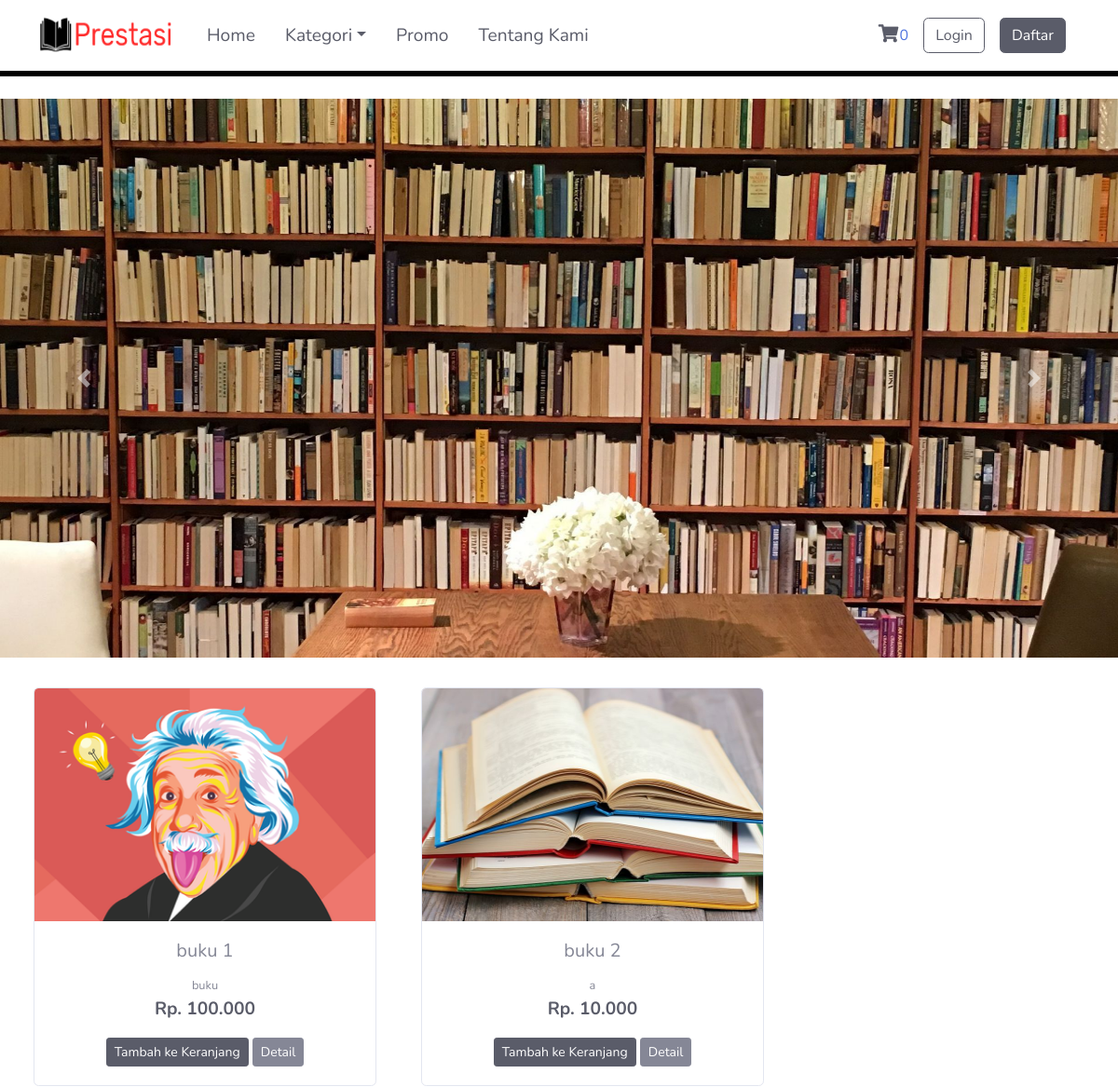
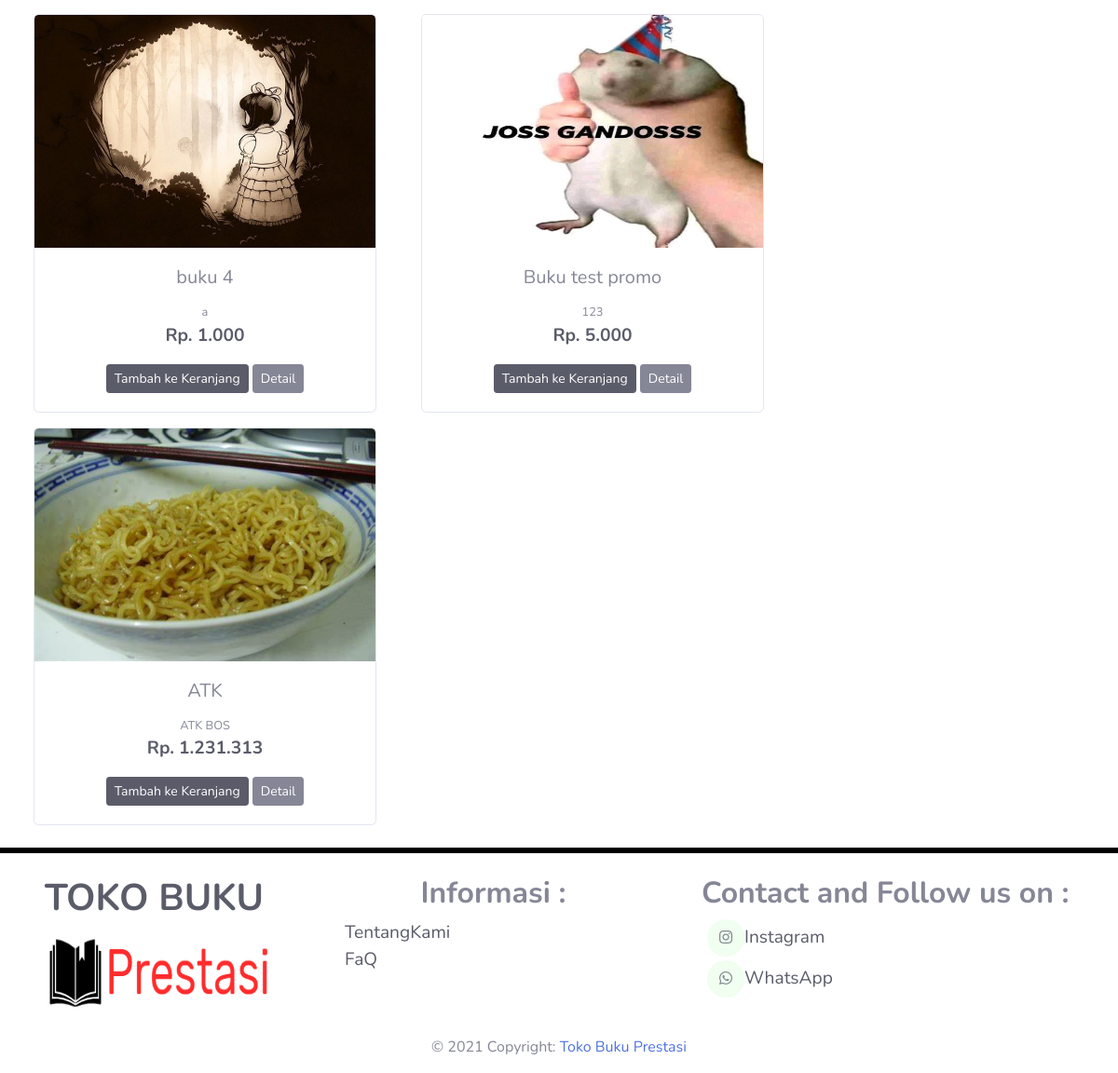
The page / on the database its author committed (2 pictures, top to bottom).
### tables this page shows
CREATE TABLE `tb_barang` (
  `id_brg` int(11) NOT NULL,
  `nama_brg` varchar(120) NOT NULL,
  `keterangan` varchar(225) NOT NULL,
  `kategori` varchar(60) NOT NULL,
  `harga` int(11) NOT NULL,
  `stok` int(4) NOT NULL,
  `gambar` text NOT NULL
);

### application/controllers/Dashboard.php (called while the page is built, shortened)
<?php
class Dashboard extends CI_Controller {
	public function index()
	{
		$data['barang'] = $this->model_barang->tampil_data()->result();
		$this->load->view('templates/header');
		$this->load->view('templates/sidebar');
		$this->load->view('dashboard', $data);
		$this->load->view('templates/footer');
	}
}

### index.php (called while the page is built, shortened)
<?php
require_once BASEPATH.'core/CodeIgniter.php';

### application/models/model_barang.php (called while the page is built, shortened)
<?php
class Model_barang extends CI_Model{
	public function tampil_data()
	{
		return $this->db->get('tb_barang');
	}
}

### application/views/dashboard.php (the view, shortened to what this page needs)
<div class="container-fluid"
    <hr style="border: 3px solid #000000">
</div>
<br>
<div id="carouselExampleControls" class="carousel slide" data-ride="carousel">
  <div class="carousel-inner">
    <div class="carousel-item active">
      <img class="d-block w-100" src="<?php echo base_url('assets/img/carousel1.jpeg') ?>" alt="First slide" width="1200" height="600">
    </div>
  </div>
  <a class="carousel-control-prev" href="#carouselExampleControls" role="button" data-slide="prev">
    <span class="carousel-control-prev-icon" aria-hidden="true"></span>
  </a>
  <a class="carousel-control-next" href="#carouselExampleControls" role="button" data-slide="next">
    <span class="carousel-control-next-icon" aria-hidden="true"></span>
  </a>
</div>
    <div class="row text-center mt-3">
         <?php foreach ($barang as $brg) : ?>
            <div class="card ml-3 ml-md-5 mt-3" style="width: 23rem; ">
              <img src="<?php echo base_url(). '/uploads/'. $brg->gambar ?>" class="card-img-top" width="100%" height="250px">
              <div class="card-body">
                <h5 class="card-title"><?php echo $brg->nama_brg ?></h5>
                <small><?php echo $brg->keterangan ?></small></br>
                <span class="badge badge-white text-dark text-lg mb-3">Rp. <?php echo number_format($brg->harga, 0,',','.') ?></span></br>
                <?php echo anchor('dashboard/tambah_ke_keranjang/'. $brg->id_brg, '<div class="btn btn-sm btn-dark">Tambah ke Keranjang</div>') ?>
                <?php echo anchor('dashboard/detail/'. $brg->id_brg, '<div class="btn btn-sm btn-secondary">Detail</div>') ?>
              </div>
            </div>
         <?php endforeach; ?>
    </div>
</div>

### application/views/templates/header.php (shortened to what this page needs)
<!DOCTYPE html>
<html lang="en">
<head>
    <link href="<?php echo base_url() ?>assets/vendor/fontawesome-free/css/all.min.css" rel="stylesheet" type="text/css">
    <link href="<?php echo base_url() ?>assets/css/sb-admin-2.min.css" rel="stylesheet">
</head>

### application/views/templates/sidebar.php (shortened to what this page needs)
<body class="hold-transition layout-top-nav">
<div class="wrapper">
  <nav class="main-header navbar navbar-expand-md bg-white">
    <div class="container-fluid">
      <a href="<?php echo base_url('dashboard') ?>" class="navbar-brand">
        <img src="<?php echo base_url('assets/img/logo.png') ?>" width="150" height="50">
      </a>
      <div class="collapse navbar-collapse order-3" id="navbarCollapse">
        <ul class="navbar-nav">
          <li class="nav-item">
            <a href="<?php echo base_url('dashboard') ?>" class="nav-link text-dark text-lg ml-2">Home</a>
          </li>
          <li class="nav-item dropdown">
            <a id="dropdownSubMenu1" href="#" data-toggle="dropdown" aria-haspopup="true" aria-expanded="false" class="nav-link dropdown-toggle text-dark text-lg ml-3">Kategori</a>
          </li>
          <li class="nav-item">
            <a href="<?php echo base_url('kategori/promo') ?>" class="nav-link text-dark text-lg ml-3">Promo</a>
          </li>
          <li class="nav-item">
            <a href="<?php echo base_url('kategori/tentangkami') ?>" class="nav-link text-dark text-lg ml-3">Tentang Kami</a>
          </li>
        </ul>
      <ul class="order-1 order-md-3 navbar-nav navbar-no-expand ml-auto">
        <div class="navbar bg-white">
          <ul class="nav navbar-nav navbar-right ml-2 bg-white">
            <li>
              <?php
              $keranjang ='<i class="fas fa-fw fa-shopping-cart ml-2 text-dark text-lg"></i>'. $this->cart->total_items()
              ?>
              <?php echo anchor('Dashboard/detail_keranjang', $keranjang) ?>
            </li>
            </ul>
              <ul class="na navbar-nav navbar-right ml-2 bg-white">
                <?php if($this->session->userdata('username')) { ?>
                  <li class="text-lg text-uppercase mt-1"><div><?php echo $this->session->userdata('username') ?></div></li>
                    <li class="ml-2 bg-white"><?php echo anchor('auth/logout', '<div class="btn btn-md btn-dark">Logout</div>') ?></li>
                    <?php } else { ?>
                    <li><?php echo anchor('auth/login', '<div class="btn btn-md btn-outline-dark">Login</div>'); ?></li><div class="ml-3"></div>
                    <li><?php echo anchor('registrasi/index', '<div class="btn btn-md btn-dark">Daftar</div>'); ?></li>
                      <?php } ?>
              </ul>
            </div>
      </ul>
    </div>
  </nav>
<link href="<?php echo base_url() ?>assets/css/footer.css" rel="stylesheet">

### application/views/templates/footer.php (shortened to what this page needs)
  <br>
  <div class="container-fluid"
    <hr style="border: 3px solid #000000">
  </div>
  <br>
    <footer class="site-footer container-fluid">
      <div class="container-fluid">
        <div class="row">
            <div class="col-3">
              <h1 class="text-uppercase text-dark font-weight-bold">Toko Buku</h1>
              <img src="<?php echo base_url('assets/img/logo.png') ?>" width="250" height="100">
            </div>
            <div class="col text-center">
              <h2 class="font-weight-bold">Informasi : </h2>
              <ul class="text-left text-lg">
                  <a href="<?php echo base_url('kategori/tentangkami') ?>" class="text-dark">TentangKami</a>
                  <br>
                  <a href="<?php echo base_url('kategori/faq') ?>" class="text-dark">FaQ</a>
              </ul>
            </div>
            <div class="col">
              <h2 class="font-weight-bold">Contact and Follow us on : </h2>
              <ul class="social-icons text-left text-lg text-dark">
                <li><a class="instagram" href="https://www.instagram.com/toko_prestasi/"><i class="fab fa-instagram"></i></a>Instagram</li>
                <br>
                <li><a class="whatsapp" href="https://wa.me/qr/NQF2TO64FI4QI1"><i class="fab fa-whatsapp"></i></a>WhatsApp</li>
                <br>
              </ul>
            </div>
        </div>
      </div>
    <div class="footer-copyright text-center py-3">© 2021 Copyright:
      <a href="<?php echo base_url('dashboard') ?>">Toko Buku Prestasi</a>
    </div>
</footer>
    <link href="<?php echo base_url() ?>assets/css/footer.css" rel="stylesheet"></link>
</body>
</html>

### assets/css/footer.css (style rules this page uses)
.navbar { background-color: #F5FFFA; }
.site-footer .social-icons { text-align:right }
.site-footer .social-icons a { width:40px; height:40px; line-height:40px; margin-left:6px; margin-right:0; border-radius:100%; background-color:#F0FFF0 }
.social-icons { padding-left:0; margin-bottom:0; list-style:none }
.social-icons li { display:inline-block; margin-bottom:4px }
.social-icons a { background-color:#eceeef; color:#818a91; font-size:16px; display:inline-block; line-height:44px; width:44px; height:44px; text-align:center; margin-right:8px; border-radius:100%; -webkit-transition:all .2s linear; -o-transition:all .2s linear; transition:all .2s linear }

### rows shown on the page
tb_barang: gambar (picture), nama_brg "buku 1", keterangan "buku", harga "100.000", id_brg "Tambah ke Keranjang", id_brg "Detail"
tb_barang: gambar (picture), nama_brg "buku 2", keterangan "a", harga "10.000", id_brg "Tambah ke Keranjang", id_brg "Detail"
tb_barang: gambar (picture), nama_brg "buku 4", keterangan "a", harga "1.000", id_brg "Tambah ke Keranjang", id_brg "Detail"
tb_barang: gambar (picture), nama_brg "Buku test promo", keterangan "123", harga "5.000", id_brg "Tambah ke Keranjang", id_brg "Detail"
tb_barang: gambar (picture), nama_brg "ATK", keterangan "ATK BOS", harga "1.231.313", id_brg "Tambah ke Keranjang", id_brg "Detail"

### other values the page prints
$this->cart->total_items() "0"
